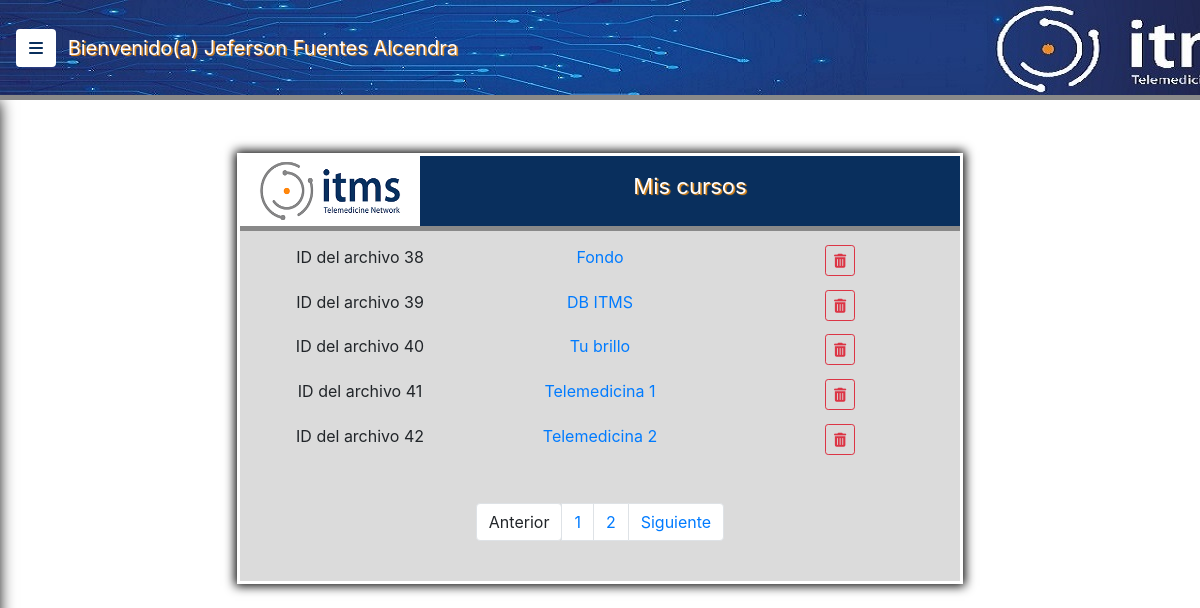
Screenshot of /public/views/mis_cursos.php (signed in) with the database file from the repository.
### tables this page shows
CREATE TABLE `archivos` (
  `id_archivo` int(6) NOT NULL,
  `nombre_archivo` varchar(100) NOT NULL,
  `ruta` varchar(200) NOT NULL,
  `tipo` varchar(50) NOT NULL,
  `tamaño` int(9) NOT NULL,
  `documento` varchar(11) NOT NULL
);

### public/models/mis_cursos.php (the view, shortened to what this page needs)
<!DOCTYPE html>
<html lang="en">
<head>
	<link rel="stylesheet" href="../../vendor/css/bootstrap.min.css">
	<link rel="stylesheet" href="../../css/estilos.css">
	<link rel="stylesheet" href="../../css/simple-sidebar.css">
</head>
<body>
		<div class="container div2 color2">
		<div class="row b_bottom">
			<div class="col-sm-3 color1">
				<img src="../../files/img/Logo ITMS.png" class="logo2">
			</div>
			<div class="col-sm-9 encabezado2">
				Mis cursos
			</div>
		</div>
<?php
	$conexion = new PDO ("mysql:host=localhost; dbname=itms_capacitacion", "root", "");
	$conexion -> setAttribute(PDO::ATTR_ERRMODE, PDO::ERRMODE_EXCEPTION);
	$conexion -> exec("SET CHARACTER SET utf8");
	$directorio = "../../cursos/";
	$documento = $_SESSION["documento"];
	$por_pagina = "5";
	$pagina_inicial = 1;
		if(isset($_GET["pagina"])){
			if ($_GET["pagina"] == "1") {
			}else{
				$pagina_inicial = $_GET["pagina"];
			}
		}else{
			$pagina_inicial = "1";
		}
	$inicio_registro = ($pagina_inicial - 1) * $por_pagina;
	$sql = "SELECT * FROM archivos WHERE documento = '$documento'";
	$resultado = $conexion -> prepare($sql);
	$resultado -> execute(array());
	$num_registros = $resultado -> rowCount();
	$total_paginas = ceil($num_registros/$por_pagina);
	$sql2 = "SELECT * FROM archivos WHERE documento = '$documento' LIMIT $inicio_registro, $por_pagina";
	$resultado2 = $conexion -> prepare($sql2);
	$resultado2 -> execute(array());
	while ($registro2 = $resultado2 -> fetch(PDO::FETCH_ASSOC)) {
		$nnombre = stripcslashes($registro2["nombre_archivo"]);
		$rruta = stripcslashes($registro2["ruta"]);
		$iid = stripcslashes($registro2["id_archivo"]);
		echo "<div class='row espacio'>";
			echo "<div class='col-sm-4 t_centro'>";
				echo "ID del archivo $iid";
			echo "</div>";
			echo"<div class='col-sm-4 t_centro'>";
				echo "<a href=\"".$directorio . $rruta."\" target='blanck' class='a_cursos' title='Abrir Archivo'>".$nnombre."<br></a>";
			echo "</div>";
			echo "<div class='col-sm-4 t_centro'>";
				echo "<a href='../models/eliminar_archivo.php?eliminar=".$registro2['id_archivo']."' class='btn btn-sm btn-outline-danger' onclick='eliminar()' title='Eliminar Archivo'><i class='fas fa-trash-alt'></i></a>";
			echo "</div>";
		echo "</div>";
	}
?>
<br>
<br>
<div class="row centro">
	<?php
		$pagina_actual = isset($_GET['pagina']) ? $_GET['pagina'] : '1';
		echo "<div class='row centro'>";
			echo "<ul class='pagination pag'>";
			if ($pagina_actual != 1) {
				echo "<li class='page-item'><a class='page-link' href='?pagina=".($pagina_actual-1)."'>".'Anterior'."</a>";
			}else{
				echo "<li class='page-item'><a class='btn page-link' disabled>".' Anterior'."</a>";
			}
			echo "<li class='page-item'>";
				for ($i=1; $i <= $total_paginas; $i++) {
					if($pagina_actual == $i){
						echo "<li class='page-item'><a class='page-link mi_active' href='?pagina=".$i."'>".$i."</a>";
					}else{
						echo "<li class='page-item'><a class='page-link' href='?pagina=".$i."'>".$i."</a>";
					}
				}
				if ($pagina_actual != $total_paginas) {
					echo "<li class='page-item'><a class='page-link' href='?pagina=".($pagina_actual+1)." '>".' Siguiente'."</a>";
				}else{
					echo "<li class='page-item'><a class='btn page-link' disabled>".' Siguiente'."</a>";
				}
				echo "</ul>";
				echo "</div>";
	?>
</div>
<br>
</div>
<br>
<br>
</body>
</html>

### public/views/mis_cursos.php (shortened to what this page needs)
<!DOCTYPE html>
<html lang="en">
	<head>
		<link rel="stylesheet" href="../../vendor/css/bootstrap.min.css">
		<link rel="stylesheet" href="../../css/estilos.css">
		<link rel="stylesheet" href="../../css/simple-sidebar.css">
	</head>
	<body>
    <div class="d-flex toggled" id="wrapper">
      <div id="page-content-wrapper">
      <nav class="navbar navbar-expand-lg navegacion b_bottom fixed-top">
        <button class="btn boton_menu" id="menu-toggle">
          <i class="fas fa-bars"></i>
        </button>
          <ul class="navbar-nav sesion">
            <li class="nav-item">
              <?php
                echo "Bienvenido(a) ".$_SESSION["nombres"]." ".$_SESSION["apellidos"];
              ?>
            </li>
          </ul>
      </nav>
      <br>
      <br>
      <br>
      <br>
      <?php
        include("../models/mis_cursos.php");
      ?>
	</body>
</html>

### css/estilos.css (style rules this page uses)
body { background-image: url("../files/img/fondo.jpg"); }
.color1 { background: #fff; }
.color2 { background: rgba(137, 137, 137, 0.3); }
.div2 { width: 60%; margin-top: 5%; box-shadow:0 0 0 3px #fff, 0 0 10px 5px #000; }
.encabezado2 { color: #fff; text-align: center; padding-top: 2%; font-size: 22px; text-shadow: 1.5px 1px 1px #F18F11; background: #092F5D; }
.navegacion { background-image: url("../files/img/banner4.jpg"); height: 100px; }
.sesion { color: #fff; font-size: 20px; text-shadow: 1.5px 1px 1px #F18F11; margin-left: 1%; }
.logo2 { width: 100%; height: 70px; }
.espacio { padding-top: 2% }
.centro { justify-content: center; }
.t_centro { text-align: center; }
.b_bottom { border-bottom: 5px solid #898989; }
.boton_menu { background: #fff; color:#092F5D; font-size: 16px; }
.a_cursos { text-decoration: none; }

### css/simple-sidebar.css (style rules this page uses)
body { overflow-x: hidden; }
#page-content-wrapper { min-width: 100vw; }
@media (min-width: 768px) { #page-content-wrapper { min-width: 0; width: 100%; } }

### rows the page displays
archivos: id_archivo "38", nombre_archivo "Fondo"
archivos: id_archivo "39", nombre_archivo "DB ITMS"
archivos: id_archivo "40", nombre_archivo "Tu brillo"
archivos: id_archivo "41", nombre_archivo "Telemedicina 1"
archivos: id_archivo "42", nombre_archivo "Telemedicina 2"

### other values shown
$_SESSION["nombres"] "Jeferson"
$_SESSION["apellidos"] "Fuentes Alcendra"
